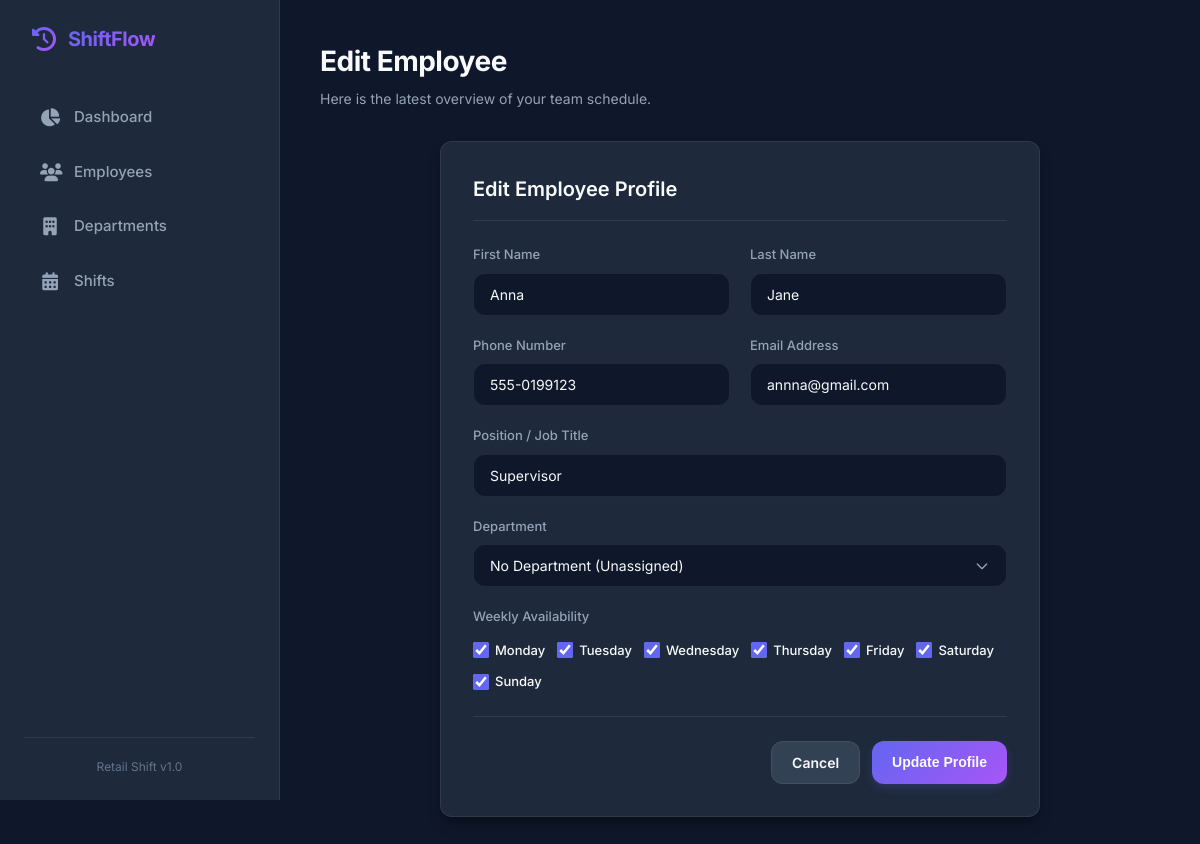
The page /edit_employee/2 on the database as committed earlier.
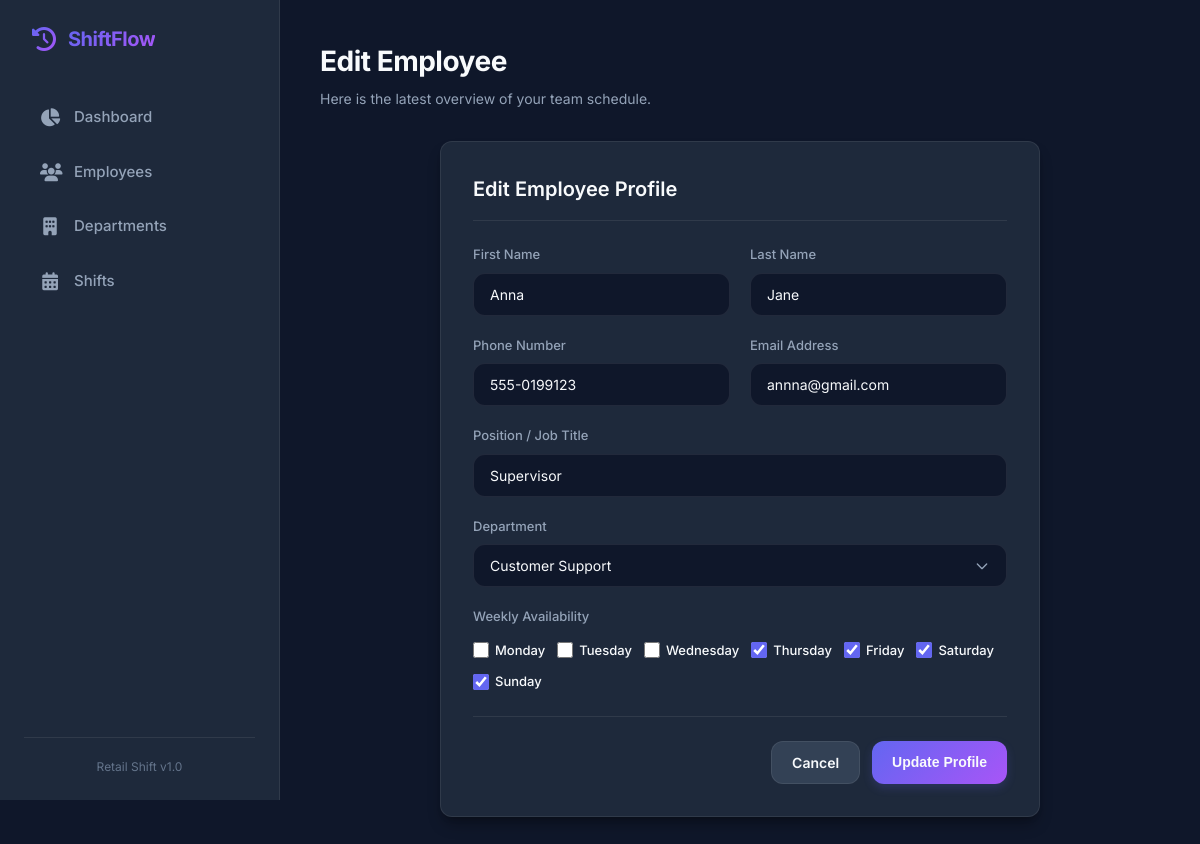
The same page on the database as committed later.
### tables this page shows
CREATE TABLE employees(

        employee_id INTEGER PRIMARY KEY AUTOINCREMENT,

        first_name TEXT NOT NULL,

        last_name TEXT NOT NULL,

        phone TEXT,

        email TEXT,

        position TEXT

    , department_id INTEGER REFERENCES departments(department_id));

CREATE TABLE departments(
        department_id INTEGER PRIMARY KEY AUTOINCREMENT,
        name TEXT NOT NULL UNIQUE,
        description TEXT,
        required_employees_per_day REAL NOT NULL
    );

### app.py (the view, shortened to what this page needs)
@app.route("/edit_employee/<int:id>", methods=["GET", "POST"])
def edit_employee(id):
    conn = db()
    employee = conn.execute(
        "SELECT * FROM employees WHERE employee_id=?",
        (id,)
    ).fetchone()
    depts = conn.execute(
        "SELECT * FROM departments"
    ).fetchall()
    availability = conn.execute(
        """
        SELECT day_of_week
        FROM availability
        WHERE employee_id=?
        AND available='Yes'
        """,
        (id,)
    ).fetchall()
    available_days = [
        row["day_of_week"]
        for row in availability
    ]
    return render_template(
        "edit_employee.html",
        employee=employee,
        departments=depts,
        available_days=available_days
    )

### app.py (called while the page is built)
def db():
    conn = sqlite3.connect(
        "retail_shift_management.db"
    )
    conn.row_factory = sqlite3.Row
    return conn

### templates/edit_employee.html (shortened to what this page needs)
{% extends "base.html" %}
{% block header_title %}Edit Employee{% endblock %}
{% block content %}
<div class="card" style="max-width: 600px; margin: 0 auto;">
    <div class="card-header">
        <h3>Edit Employee Profile</h3>
    </div>
    <form method="POST">
        <div class="form-grid">
            <div class="form-group">
                <label class="form-label" for="first_name">First Name</label>
                <input class="form-control" name="first_name" id="first_name" value="{{ employee.first_name }}" required>
            </div>
            <div class="form-group">
                <label class="form-label" for="last_name">Last Name</label>
                <input class="form-control" name="last_name" id="last_name" value="{{ employee.last_name }}" required>
            </div>
            <div class="form-group">
                <label class="form-label" for="phone">Phone Number</label>
                <input class="form-control" name="phone" id="phone" value="{{ employee.phone }}">
            </div>
            <div class="form-group">
                <label class="form-label" for="email">Email Address</label>
                <input class="form-control" type="email" name="email" id="email" value="{{ employee.email }}">
            </div>
            <div class="form-group form-group-full">
                <label class="form-label" for="position">Position / Job Title</label>
                <input class="form-control" name="position" id="position" value="{{ employee.position }}" required>
            </div>
            <div class="form-group form-group-full">
                <label class="form-label" for="department_id">Department</label>
                <select class="form-control" name="department_id" id="department_id">
                    <option value="">No Department (Unassigned)</option>
                    {% for dept in departments %}
                    <option value="{{ dept.department_id }}" {% if employee.department_id == dept.department_id %}selected{% endif %}>{{ dept.name }}</option>
                    {% endfor %}
                </select>
            </div>
            <div class="form-group form-group-full">
                <label class="form-label">Weekly Availability</label>
                <div style="display: flex; flex-wrap: wrap; gap: 12px; margin-top: 6px;">
                    {% for day in ['Monday', 'Tuesday', 'Wednesday', 'Thursday', 'Friday', 'Saturday', 'Sunday'] %}
                    <label style="display: inline-flex; align-items: center; gap: 6px; font-size: 13px; font-weight: 500; cursor: pointer;">
                        <input type="checkbox" name="available_days" value="{{ day }}" {% if not available_days or day in available_days %}checked{% endif %} style="width: 16px; height: 16px; accent-color: var(--primary);">
                        {{ day }}
                    </label>
                    {% endfor %}
                </div>
            </div>
        </div>
        <div class="form-actions">
            <a href="/employees" class="btn btn-secondary">Cancel</a>
            <button type="submit" class="btn btn-primary">Update Profile</button>
        </div>
    </form>
</div>
{% endblock %}

Rows that differ between the two databases and show on the page:
changed employees "Anna": department_id (not shown) → "Customer Support"
Other text that changed with them:
form field available_days: "☑" → "☐"
form field department_id: "No Department (Unassigned)" → (not shown)
